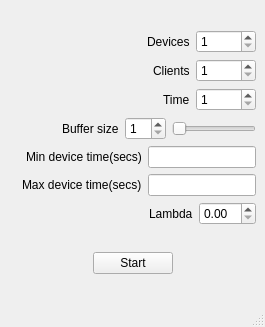
<?xml version="1.0" encoding="UTF-8"?>
<ui version="4.0">
 <class>MainWindow</class>
 <widget class="QMainWindow" name="MainWindow">
  <property name="geometry">
   <rect>
    <x>0</x>
    <y>0</y>
    <width>265</width>
    <height>327</height>
   </rect>
  </property>
  <property name="sizePolicy">
   <sizepolicy hsizetype="Fixed" vsizetype="Fixed">
    <horstretch>0</horstretch>
    <verstretch>0</verstretch>
   </sizepolicy>
  </property>
  <property name="windowTitle">
   <string>APS</string>
  </property>
  <widget class="QWidget" name="centralwidget">
   <layout class="QVBoxLayout" name="verticalLayout_2">
    <item>
     <layout class="QVBoxLayout" name="verticalLayout">
      <item>
       <layout class="QHBoxLayout" name="horizontalLayout">
        <item>
         <spacer name="horizontalSpacer">
          <property name="orientation">
           <enum>Qt::Horizontal</enum>
          </property>
          <property name="sizeHint" stdset="0">
           <size>
            <width>40</width>
            <height>20</height>
           </size>
          </property>
         </spacer>
        </item>
        <item>
         <widget class="QLabel" name="label">
          <property name="text">
           <string>Devices</string>
          </property>
         </widget>
        </item>
        <item>
         <widget class="QSpinBox" name="devicesSpin">
          <property name="sizePolicy">
           <sizepolicy hsizetype="Preferred" vsizetype="Fixed">
            <horstretch>0</horstretch>
            <verstretch>0</verstretch>
           </sizepolicy>
          </property>
          <property name="minimumSize">
           <size>
            <width>60</width>
            <height>0</height>
           </size>
          </property>
          <property name="baseSize">
           <size>
            <width>0</width>
            <height>0</height>
           </size>
          </property>
          <property name="minimum">
           <number>1</number>
          </property>
          <property name="maximum">
           <number>10</number>
          </property>
         </widget>
        </item>
       </layout>
      </item>
      <item>
       <layout class="QHBoxLayout" name="horizontalLayout_2">
        <item>
         <spacer name="horizontalSpacer_2">
          <property name="orientation">
           <enum>Qt::Horizontal</enum>
          </property>
          <property name="sizeHint" stdset="0">
           <size>
            <width>40</width>
            <height>20</height>
           </size>
          </property>
         </spacer>
        </item>
        <item>
         <widget class="QLabel" name="label_2">
          <property name="text">
           <string>Clients</string>
          </property>
         </widget>
        </item>
        <item>
         <widget class="QSpinBox" name="clientsSpin">
          <property name="sizePolicy">
           <sizepolicy hsizetype="Preferred" vsizetype="Fixed">
            <horstretch>0</horstretch>
            <verstretch>0</verstretch>
           </sizepolicy>
          </property>
          <property name="minimumSize">
           <size>
            <width>60</width>
            <height>0</height>
           </size>
          </property>
          <property name="baseSize">
           <size>
            <width>0</width>
            <height>0</height>
           </size>
          </property>
          <property name="minimum">
           <number>1</number>
          </property>
          <property name="maximum">
           <number>10</number>
          </property>
         </widget>
        </item>
       </layout>
      </item>
      <item>
       <layout class="QHBoxLayout" name="horizontalLayout_3">
        <item>
         <spacer name="horizontalSpacer_3">
          <property name="orientation">
           <enum>Qt::Horizontal</enum>
          </property>
          <property name="sizeHint" stdset="0">
           <size>
            <width>40</width>
            <height>20</height>
           </size>
          </property>
         </spacer>
        </item>
        <item>
         <widget class="QLabel" name="label_3">
          <property name="text">
           <string>Time</string>
          </property>
         </widget>
        </item>
        <item>
         <widget class="QSpinBox" name="timeSpin">
          <property name="sizePolicy">
           <sizepolicy hsizetype="Preferred" vsizetype="Fixed">
            <horstretch>0</horstretch>
            <verstretch>0</verstretch>
           </sizepolicy>
          </property>
          <property name="minimumSize">
           <size>
            <width>60</width>
            <height>0</height>
           </size>
          </property>
          <property name="baseSize">
           <size>
            <width>0</width>
            <height>0</height>
           </size>
          </property>
          <property name="minimum">
           <number>1</number>
          </property>
          <property name="maximum">
           <number>10</number>
          </property>
         </widget>
        </item>
       </layout>
      </item>
      <item>
       <layout class="QHBoxLayout" name="horizontalLayout_4">
        <item>
         <spacer name="horizontalSpacer_4">
          <property name="orientation">
           <enum>Qt::Horizontal</enum>
          </property>
          <property name="sizeHint" stdset="0">
           <size>
            <width>40</width>
            <height>20</height>
           </size>
          </property>
         </spacer>
        </item>
        <item>
         <widget class="QLabel" name="label_4">
          <property name="text">
           <string>Buffer size</string>
          </property>
         </widget>
        </item>
        <item>
         <widget class="QSpinBox" name="bufferSpin">
          <property name="minimum">
           <number>1</number>
          </property>
          <property name="maximum">
           <number>10</number>
          </property>
         </widget>
        </item>
        <item>
         <widget class="QSlider" name="bufferSlider">
          <property name="minimum">
           <number>1</number>
          </property>
          <property name="maximum">
           <number>10</number>
          </property>
          <property name="orientation">
           <enum>Qt::Horizontal</enum>
          </property>
         </widget>
        </item>
       </layout>
      </item>
      <item>
       <layout class="QHBoxLayout" name="horizontalLayout_5">
        <item>
         <spacer name="horizontalSpacer_5">
          <property name="orientation">
           <enum>Qt::Horizontal</enum>
          </property>
          <property name="sizeType">
           <enum>QSizePolicy::Expanding</enum>
          </property>
          <property name="sizeHint" stdset="0">
           <size>
            <width>0</width>
            <height>20</height>
           </size>
          </property>
         </spacer>
        </item>
        <item>
         <widget class="QLabel" name="label_5">
          <property name="text">
           <string>Min device time(secs)</string>
          </property>
         </widget>
        </item>
        <item>
         <widget class="QLineEdit" name="minDeviceTimeLine">
          <property name="sizePolicy">
           <sizepolicy hsizetype="Fixed" vsizetype="Fixed">
            <horstretch>0</horstretch>
            <verstretch>0</verstretch>
           </sizepolicy>
          </property>
         </widget>
        </item>
       </layout>
      </item>
      <item>
       <layout class="QHBoxLayout" name="horizontalLayout_6">
        <item>
         <spacer name="horizontalSpacer_6">
          <property name="orientation">
           <enum>Qt::Horizontal</enum>
          </property>
          <property name="sizeHint" stdset="0">
           <size>
            <width>0</width>
            <height>20</height>
           </size>
          </property>
         </spacer>
        </item>
        <item>
         <widget class="QLabel" name="label_6">
          <property name="text">
           <string>Max device time(secs)</string>
          </property>
         </widget>
        </item>
        <item>
         <widget class="QLineEdit" name="maxDeviceTimeLine">
          <property name="sizePolicy">
           <sizepolicy hsizetype="Fixed" vsizetype="Fixed">
            <horstretch>0</horstretch>
            <verstretch>0</verstretch>
           </sizepolicy>
          </property>
         </widget>
        </item>
       </layout>
      </item>
      <item>
       <layout class="QHBoxLayout" name="horizontalLayout_7">
        <item>
         <spacer name="horizontalSpacer_7">
          <property name="orientation">
           <enum>Qt::Horizontal</enum>
          </property>
          <property name="sizeHint" stdset="0">
           <size>
            <width>40</width>
            <height>20</height>
           </size>
          </property>
         </spacer>
        </item>
        <item>
         <widget class="QLabel" name="label_7">
          <property name="text">
           <string>Lambda</string>
          </property>
         </widget>
        </item>
        <item>
         <widget class="QDoubleSpinBox" name="lambdaSpin">
          <property name="maximum">
           <double>10.000000000000000</double>
          </property>
         </widget>
        </item>
       </layout>
      </item>
     </layout>
    </item>
    <item>
     <layout class="QHBoxLayout" name="horizontalLayout_8" stretch="0,0,0">
      <property name="sizeConstraint">
       <enum>QLayout::SetDefaultConstraint</enum>
      </property>
      <item>
       <spacer name="horizontalSpacer_8">
        <property name="orientation">
         <enum>Qt::Horizontal</enum>
        </property>
        <property name="sizeHint" stdset="0">
         <size>
          <width>40</width>
          <height>20</height>
         </size>
        </property>
       </spacer>
      </item>
      <item>
       <widget class="QPushButton" name="startBtn">
        <property name="text">
         <string>Start</string>
        </property>
       </widget>
      </item>
      <item>
       <spacer name="horizontalSpacer_9">
        <property name="orientation">
         <enum>Qt::Horizontal</enum>
        </property>
        <property name="sizeHint" stdset="0">
         <size>
          <width>40</width>
          <height>20</height>
         </size>
        </property>
       </spacer>
      </item>
     </layout>
    </item>
   </layout>
  </widget>
  <widget class="QMenuBar" name="menubar">
   <property name="geometry">
    <rect>
     <x>0</x>
     <y>0</y>
     <width>265</width>
     <height>22</height>
    </rect>
   </property>
  </widget>
  <widget class="QStatusBar" name="statusbar"/>
 </widget>
 <resources/>
 <connections>
  <connection>
   <sender>bufferSlider</sender>
   <signal>valueChanged(int)</signal>
   <receiver>bufferSpin</receiver>
   <slot>setValue(int)</slot>
   <hints>
    <hint type="sourcelabel">
     <x>353</x>
     <y>144</y>
    </hint>
    <hint type="destinationlabel">
     <x>257</x>
     <y>145</y>
    </hint>
   </hints>
  </connection>
  <connection>
   <sender>bufferSpin</sender>
   <signal>valueChanged(int)</signal>
   <receiver>bufferSlider</receiver>
   <slot>setValue(int)</slot>
   <hints>
    <hint type="sourcelabel">
     <x>242</x>
     <y>142</y>
    </hint>
    <hint type="destinationlabel">
     <x>339</x>
     <y>146</y>
    </hint>
   </hints>
  </connection>
 </connections>
</ui>
